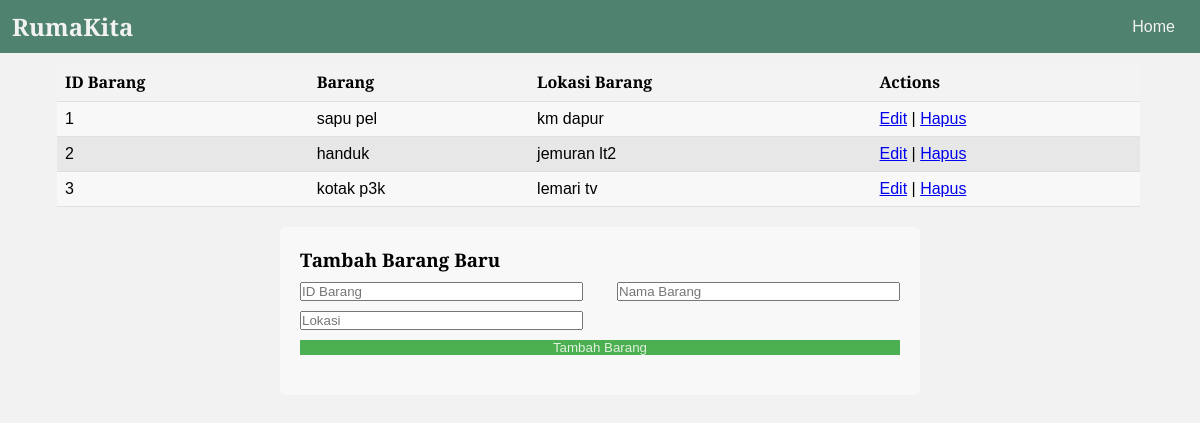
/mainPage/inventori.php (signed in), run on the app's committed database.
### tables this page shows
CREATE TABLE `list_invent` (
  `id_barang` int(5) NOT NULL,
  `nama_barang` varchar(63) NOT NULL,
  `lokasi_barang` varchar(63) NOT NULL
);

### mainPage/inventori.php (the view, shortened to what this page needs)
<!DOCTYPE html>
<html>
<head>
    <link rel="stylesheet" type="text/css" href="crud_pages.css">
</head>
<body>
<nav class="navbar bg-body-tertiary">
    <div class="container">
        <div class="logo">
            <a href="#">RumaKita</a>
        </div>
        <div class="menu">
            <ul class="nav">
                <li class="dropdown">
                    <a href="home.php">Home</a>
                </li>
            </ul>
        </div>
    </div>
</nav>
<div class="main-content">
    <div class="task-list">
        <table>
            <thead>
                <tr>
                    <th>ID Barang</th>
                    <th>Barang</th>
                    <th>Lokasi Barang</th>
                    <th>Actions</th>
                </tr>
            </thead>
            <tbody>
                <?php
                include 'config.php';
                $query = "SELECT * FROM list_invent";
                $result = mysqli_query($connection, $query);
                while ($row = mysqli_fetch_assoc($result)) {
                    echo "<tr>";
                    echo "<td>".$row['id_barang']."</td>";
                    echo "<td>".$row['nama_barang']."</td>";
                    echo "<td>".$row['lokasi_barang']."</td>";
                    echo "<td><a href='edit_invent.php?id=".$row['id_barang']."'>Edit</a> | <a href='delete_invent.php?id=".$row['id_barang']."'>Hapus</a></td>";
                    echo "</tr>";
                }
                ?>
            </tbody>
        </table>
    </div>
</div>
<div class="add-task">
        <form action="add_invent.php" method="post">
            <h3>Tambah Barang Baru</h3>
            <div class="form-row">
                <input type="number" name="id_barang" placeholder="ID Barang" required>
                <input type="text" name="nama_barang" placeholder="Nama Barang" required>
                <input type="text" name="lokasi_barang" placeholder="Lokasi" required>
                <button type="submit">Tambah Barang</button>
            </div>
        </form>
    </div>
</body>
</html>

### mainPage/crud_pages.css (style rules this page uses)
body { font-family: 'Averia Serif Libre', sans-serif; background-color: #f2f2f2; background-size: cover; background-position: center; background-attachment: fixed; }
body, h1, h2, h3, p, ul, li, button, input { margin: 0; padding: 0; box-sizing: border-box; }
.navbar { background-color: #4f826f; padding: 10px 0; width: 100%; margin-bottom: 10px; }
.container { display: flex; justify-content: space-between; align-items: center; }
.logo a { font-weight: bold; text-decoration: none; color:#4f826f; font-size: 1.5em; margin-left: 10%; }
.menu { display: flex; justify-content: flex-end; }
.nav { list-style: none; display: flex; align-items: center; margin: 0; padding: 0; }
.nav li { margin: 0 10px; }
.nav li a { text-decoration: none; color: #f2f2f2; padding: 10px 15px; transition: #040404 0.3s ease; }
.dropdown { position: relative; }
.logo a { font-weight: bold; text-decoration: none; color: #f2f2f2; font-size: 1.5em; }
.main-content { width: 95%; flex-direction: row; justify-content: flex-start; align-items: flex-start; }
.task-list { width: 95%; max-height: 900px; margin-left: 5%; margin-right: 5%; justify-content: center; margin-bottom: 20px; overflow-y: auto; }
.task-list table { width: 100%; border-collapse: collapse; max-height: 50px; overflow-y: auto; }
.task-list tbody tr:nth-child(odd) { background-color: #fafafad6; }
.task-list tbody tr:nth-child(even) { background-color: #e5e5e5d5; }
.task-list th, .task-list td { padding: 8px; text-align: left; border-bottom: 1px solid #ddddddd4; }
.task-list th { background-color: #f3f3f3d3; }
.add-task { background-color: #f9f9f9d2; padding: 20px; border-radius: 5px; margin-left: auto; margin-right: auto; justify-content: center; width: 55%; max-width: 600px; }
.add-task h3 { margin-bottom: 10px; }
.add-task .form-row { display: flex; flex-wrap: wrap; justify-content: space-between; margin-bottom: 10px; }
.add-task input[type="text"], .add-task input[type="number"], .add-task input[type="date"], .add-task button { width: calc(48% - 5px); margin-bottom: 10px; }
.add-task button { width: 100%; background-color: #4CAF50; color: rgba(255, 255, 255, 0.826); border: none; cursor: pointer; }
.add-task .form-row input:last-child, .add-task .form-row button { margin-right: 0; }

### data on the page
list_invent: id_barang "1", nama_barang "sapu pel", lokasi_barang "km dapur"
list_invent: id_barang "2", nama_barang "handuk", lokasi_barang "jemuran lt2"
list_invent: id_barang "3", nama_barang "kotak p3k", lokasi_barang "lemari tv"
